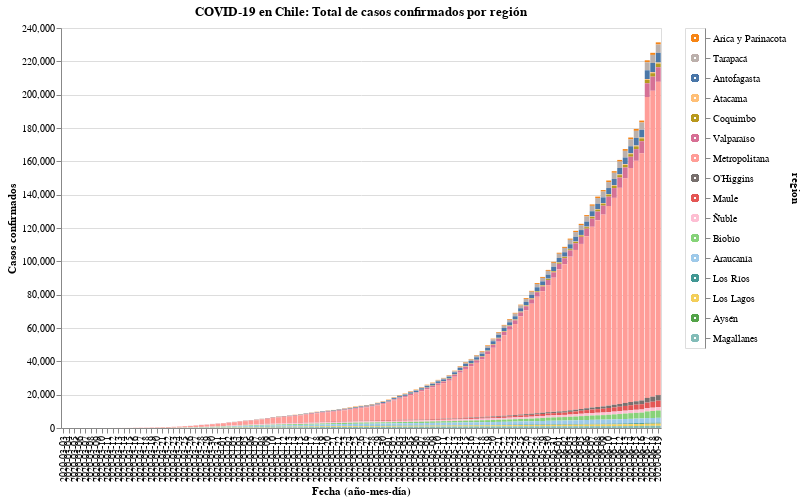

Here is the notebook cell this chart was saved with:
### Code cell
#hide_input
input_dropdown = alt.binding_select(options=data['region'].unique())
selection1 = alt.selection_single(fields=['region'], bind=input_dropdown, name=' ')
selection2 = alt.selection_multi(fields=['region'], on='mouseover')
color = alt.condition(selection1 | selection2,
                    alt.Color('region:N', scale=alt.Scale(scheme='tableau20'), legend=None),
                    alt.value('lightgray'))

chart = alt.Chart(data).mark_bar().encode(
    x=alt.X('date:O', axis=alt.Axis(title='Fecha (año-mes-día)')),
    y=alt.Y('casos', axis=alt.Axis(title='Casos confirmados')),
    color=color,
    tooltip=['date', 'region', 'casos'],
    order=alt.Order(
    # Sort the segments of the bars by this field
    'codigo region',
    sort='descending'
    )
).properties(
    title='COVID-19 en Chile: Total de casos confirmados por región'
).add_selection(
    selection1, selection2
).transform_filter(
    selection1
)

legend = alt.Chart(data).mark_point().encode(
    y=alt.Y('region:N', axis=alt.Axis(orient='right'), sort=regiones),
    color=color
).add_selection(
    selection1, selection2
)

chart.properties(width=600, height=400) | legend

### Figure 1 — Vega-Lite specification as saved in the notebook (floating-point values rounded to 4 significant figures; data arrays with more than 128 entries replaced by an {"elided": "..."} marker saying what was removed)
{"config": {"view": {"continuousWidth": 400, "continuousHeight": 300}}, "hconcat": [{"mark": "bar", "encoding": {"color": {"condition": {"type": "nominal", "field": "region", "legend": null, "scale": {"scheme": "tableau20"}, "selection": {"or": [" ", "selector003"]}}, "value": "lightgray"}, "order": {"type": "quantitative", "field": "codigo region", "sort": "descending"}, "tooltip": [{"type": "nominal", "field": "date"}, {"type": "nominal", "field": "region"}, {"type": "quantitative", "field": "casos"}], "x": {"type": "ordinal", "axis": {"title": "Fecha (año-mes-día)"}, "field": "date"}, "y": {"type": "quantitative", "axis": {"title": "Casos confirmados"}, "field": "casos"}}, "height": 400, "selection": {" ": {"type": "single", "fields": ["region"], "bind": {"input": "select", "options": ["Arica y Parinacota", "Tarapacá", "Antofagasta", "Atacama", "Coquimbo", "Valparaíso", "Metropolitana", "O’Higgins", "Maule", "Ñuble", "Biobío", "Araucanía", "Los Ríos", "Los Lagos", "Aysén", "Magallanes"]}}, "selector003": {"type": "multi", "fields": ["region"], "on": "mouseover"}}, "title": "COVID-19 en Chile: Total de casos confirmados por región", "transform": [{"filter": {"selection": " "}}], "width": 600}, {"mark": "point", "encoding": {"color": {"condition": {"type": "nominal", "field": "region", "legend": null, "scale": {"scheme": "tableau20"}, "selection": {"or": [" ", "selector003"]}}, "value": "lightgray"}, "y": {"type": "nominal", "axis": {"orient": "right"}, "field": "region", "sort": ["Arica y Parinacota", "Tarapacá", "Antofagasta", "Atacama", "Coquimbo", "Valparaíso", "Metropolitana", "O’Higgins", "Maule", "Ñuble", "Biobío", "Araucanía", "Los Ríos", "Los Lagos", "Aysén", "Magallanes"]}}, "selection": {" ": {"type": "single", "fields": ["region"], "bind": {"input": "select", "options": ["Arica y Parinacota", "Tarapacá", "Antofagasta", "Atacama", "Coquimbo", "Valparaíso", "Metropolitana", "O’Higgins", "Maule", "Ñuble", "Biobío", "Araucanía", "Los Ríos", "Los Lagos", "Aysén", "Magallanes"]}}, "selector003": {"type": "multi", "fields": ["region"], "on": "mouseover"}}}], "data": {"name": "data-dff1f329dd5b460a9344a425fb7fc1c9"}, "$schema": "https://vega.github.io/schema/vega-lite/v4.8.1.json", "datasets": {"data-dff1f329dd5b460a9344a425fb7fc1c9": {"elided": "1744 records"}}}
